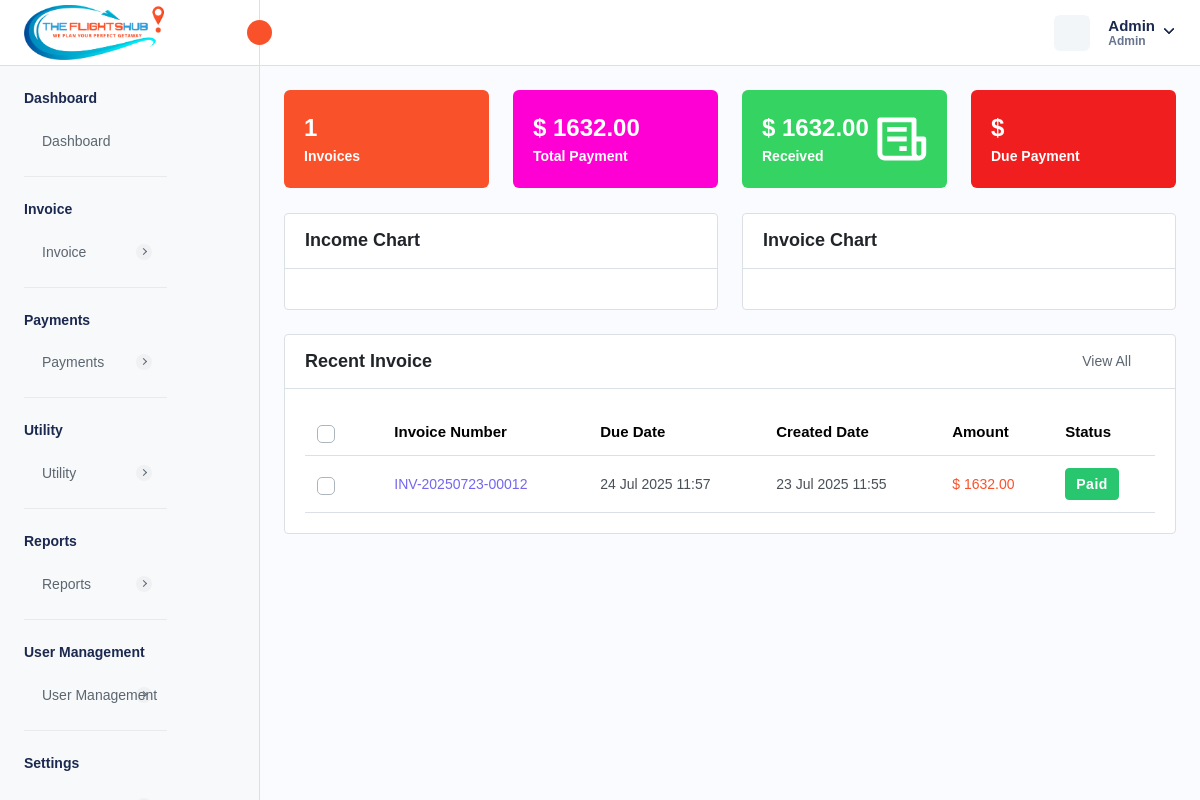
/admin-dashboard.php (signed in), run on an earlier commit of the app's database.
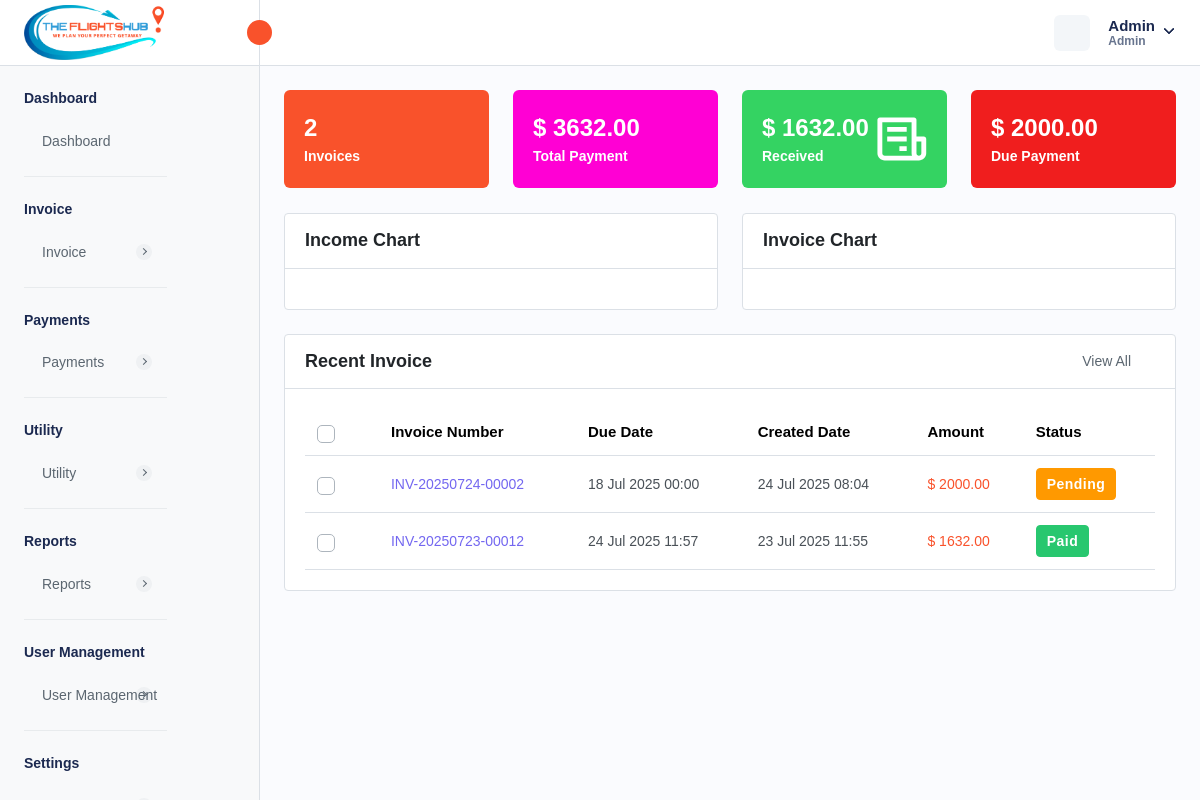
And on a later commit of the database.
### tables this page shows
CREATE TABLE `company_settings` (
  `company_id` int NOT NULL AUTO_INCREMENT,
  `company_name` varchar(255) DEFAULT NULL,
  `company_email` varchar(255) DEFAULT NULL,
  `company_phone` varchar(20) DEFAULT NULL,
  `company_website` varchar(255) DEFAULT NULL,
  `company_logo` varchar(255) DEFAULT NULL,
  `favicon` varchar(255) DEFAULT NULL,
  `address` text,
  `country` varchar(100) DEFAULT NULL,
  `state` varchar(100) DEFAULT NULL,
  `city` varchar(100) DEFAULT NULL,
  `postal_code` varchar(20) DEFAULT NULL,
  `gst_number` varchar(255) DEFAULT NULL,
  `bz_number` varchar(255) DEFAULT NULL,
  `created_at` timestamp NULL DEFAULT CURRENT_TIMESTAMP,
  `updated_at` timestamp NULL DEFAULT CURRENT_TIMESTAMP ON UPDATE CURRENT_TIMESTAMP,
  PRIMARY KEY (`company_id`)
);

CREATE TABLE `localization_settings` (
  `id` int NOT NULL AUTO_INCREMENT,
  `language` varchar(50) DEFAULT 'English',
  `timezone` varchar(100) DEFAULT 'UTC',
  `date_format` varchar(20) DEFAULT 'd M Y',
  `time_format` varchar(10) DEFAULT '12',
  `currency_id` int DEFAULT NULL,
  `created_at` datetime DEFAULT CURRENT_TIMESTAMP,
  `updated_at` datetime DEFAULT CURRENT_TIMESTAMP ON UPDATE CURRENT_TIMESTAMP,
  PRIMARY KEY (`id`)
);

CREATE TABLE `currency` (
  `currency_id` int NOT NULL AUTO_INCREMENT,
  `currency_name` varchar(255) DEFAULT NULL,
  `currency_code` varchar(45) DEFAULT NULL,
  `currency_symbol` varchar(45) DEFAULT NULL,
  `currency_rate` decimal(10,2) DEFAULT NULL,
  `created_at` timestamp NULL DEFAULT CURRENT_TIMESTAMP,
  `updated_at` timestamp NULL DEFAULT NULL,
  `is_active` int DEFAULT '1',
  PRIMARY KEY (`currency_id`)
);

CREATE TABLE `invoice` (
  `invoice_id` int NOT NULL AUTO_INCREMENT,
  `invoice_number` varchar(255) NOT NULL,
  `invoice_title` varchar(255) DEFAULT NULL,
  `payment_method` enum('CREDIT_CARD','DEBIT_CARD','CASH','CASH_DEPOSIT','NET_BANKING','PAYPAL','OTHER') NOT NULL,
  `transaction_id` varchar(255) DEFAULT NULL,
  `status` enum('PAID','PENDING','CANCELLED','REFUNDED') NOT NULL,
  `airline_name` text,
  `travel_date` varchar(45) DEFAULT NULL,
  `due_date` varchar(255) DEFAULT NULL,
  `customer_name` varchar(255) DEFAULT NULL,
  `service_id` json DEFAULT NULL,
  `from_location` text,
  `to_location` text,
  `customer_address` longtext,
  `description` longtext,
  `reminder_enabled` int NOT NULL DEFAULT '0',
  `reminder_count` int NOT NULL DEFAULT '0',
  `organization` varchar(255) DEFAULT NULL,
  `passenger_details` json DEFAULT NULL,
  `total_amount` decimal(10,2) NOT NULL,
  `created_at` timestamp NULL DEFAULT CURRENT_TIMESTAMP,
  `updated_at` timestamp NULL DEFAULT CURRENT_TIMESTAMP ON UPDATE CURRENT_TIMESTAMP,
  `created_by` int NOT NULL,
  `is_active` int NOT NULL DEFAULT '1',
  PRIMARY KEY (`invoice_id`),
  UNIQUE KEY `invoice_number_UNIQUE` (`invoice_number`),
  UNIQUE KEY `transaction_id_UNIQUE` (`transaction_id`)
);

### admin-dashboard.php (the view, shortened to what the rows shown need)
<?php
require './database/config.php';
try {
    $stmtFetchLocalizationSettings = $db->prepare("SELECT * FROM localization_settings INNER JOIN currency ON localization_settings.currency_id = currency.currency_id;");
    $stmtFetchLocalizationSettings->execute();
    $localizationSettings = $stmtFetchLocalizationSettings->get_result()->fetch_array(MYSQLI_ASSOC);
    $stmtFetchCompanySettings = $db->prepare("SELECT * FROM company_settings");
    $stmtFetchCompanySettings->execute();
    $companySettings = $stmtFetchCompanySettings->get_result()->fetch_array(MYSQLI_ASSOC);
    $stmtTotalAmount = $db->prepare("SELECT SUM(total_amount) AS total_payment FROM invoice WHERE is_active = 1 AND status != 'CANCELLED'; ");
    $stmtTotalAmount->execute();
    $totalAmount = $stmtTotalAmount->get_result()->fetch_all(MYSQLI_ASSOC);
    $stmtTotalPaidAmount = $db->prepare('SELECT SUM(total_amount) AS total_paid_payment FROM invoice WHERE status = "PAID" AND is_active = 1');
    $stmtTotalPaidAmount->execute();
    $totalPaidAmount = $stmtTotalPaidAmount->get_result()->fetch_all(MYSQLI_ASSOC);
    $stmtTotalDueAmount = $db->prepare('SELECT SUM(total_amount) AS total_due_payment FROM invoice WHERE status = "PENDING" AND is_active = 1');
    $stmtTotalDueAmount->execute();
    $totalDueAmount = $stmtTotalDueAmount->get_result()->fetch_all(MYSQLI_ASSOC);
    $stmtFetchInvoices = $db->prepare("SELECT
        invoice.*,
        admin.admin_username
        FROM invoice
        LEFT JOIN admin ON admin.admin_id = invoice.created_by
        WHERE invoice.is_active = 1
        ORDER BY invoice.created_at DESC
        LIMIT 10;
        ");
    if ($stmtFetchInvoices->execute()) {
        $invoices = $stmtFetchInvoices->get_result();
    } else {
        $_SESSION['error'] = 'Error for fetching customers';
    }
} catch (Exception $e) {
    $_SESSION['error'] = $e->getMessage();
    header("Location: admin-dashboard.php");
    exit;
}
?>
<!DOCTYPE html>
<html lang="en">
<head>
    <link rel="stylesheet" href="assets/css/bootstrap.min.css">
    <link rel="stylesheet" href="assets/css/bootstrap-datetimepicker.min.css">
    <link rel="stylesheet" href="assets/css/animate.css">
    <link rel="stylesheet" href="assets/plugins/select2/css/select2.min.css">
    <link rel="stylesheet" href="assets/plugins/fontawesome/css/fontawesome.min.css">
    <link rel="stylesheet" href="assets/plugins/fontawesome/css/all.min.css">
    <link rel="stylesheet" href="assets/css/style.css">
</head>
<body>
    <div class="main-wrapper">
        <div class="header">
            <?php require_once("header.php"); ?>
        </div>
        <div class="page-wrapper">
            <div class="content">
                <div class="row">
                    <div class="col-xl-3 col-sm-6 col-12 d-flex">
                        <div class="dash-count das1">
                            <div class="dash-counts">
                                <h4>
                                    <?php echo (isset($localizationSettings["currency_symbol"]) ? $localizationSettings["currency_symbol"] : "$") . " " . $totalAmount[0]['total_payment'];
                                    ?>
                                </h4>
                                <h5><a class="text-white" href="reports.php">Total Payment</a></h5>
                            </div>
                        </div>
                    </div>
                    <div class="col-xl-3 col-sm-6 col-12 d-flex">
                        <div class="dash-count das2">
                            <div class="dash-counts">
                                <h4> <?php echo (isset($localizationSettings["currency_symbol"]) ? $localizationSettings["currency_symbol"] : "$") . " " . $totalPaidAmount['0']['total_paid_payment']; ?>
                                </h4>
                                <h5><a class="text-white" href="reports.php">Received</a></h5>
                            </div>
                        </div>
                    </div>
                    <div class="col-xl-3 col-sm-6 col-12 d-flex">
                        <div class="dash-count das3">
                            <div class="dash-counts">
                                <h4> <?php echo (isset($localizationSettings["currency_symbol"]) ? $localizationSettings["currency_symbol"] : "$") . " " . $totalDueAmount['0']['total_due_payment']; ?>
                                </h4>
                                <h5><a class="text-white" href="reports.php">Due Payment</a></h5>
                            </div>
                        </div>
                    </div>
                </div>
                <div class="card">
                    <div class="card-body">
                        <div class="table-responsive dataview">
                            <table class="table dashboard-expired-products">
                                <thead>
                                    <tr>
                                        <th class="no-sort">
                                            <label class="checkboxs">
                                                <span class="checkmarks"></span>
                                            </label>
                                        </th>
                                        <th>Invoice Number</th>
                                        <th>Due Date</th>
                                        <th>Created Date</th>
                                        <th class="no-sort">Amount</th>
                                        <th>Status</th>
                                    </tr>
                                </thead>
                                <tbody>
                                    <?php foreach ($invoices->fetch_all(MYSQLI_ASSOC) as $invoice) { ?>
                                        <tr>
                                            <td>
                                                <label class="checkboxs">
                                                    <span class="checkmarks"></span>
                                                </label>
                                            </td>
                                            <td class="ref-number"><?php echo $invoice['invoice_number'] ?></td>
                                            <td><?php $date = new DateTime($invoice['due_date']);
                                            echo $date->format(isset($localizationSettings["date_format"]) ? $localizationSettings["date_format"] : "d M Y") ?>
                                            </td>
                                            <td><?php $date = new DateTime($invoice['created_at']);
                                            echo $date->format(isset($localizationSettings["date_format"]) ? $localizationSettings["date_format"] : "d M Y") ?>
                                            </td>
                                            <td class="text-primary">
                                                <?php echo (isset($localizationSettings["currency_symbol"]) ? $localizationSettings["currency_symbol"] : "$") . " " . $invoice['total_amount'] ?>
                                            </td>
                                            <td>
                                                <?php if ($invoice['status'] == 'PAID') { ?>
                                                    <span class="badge badge-lg bg-success">Paid</span>
                                                <?php } elseif ($invoice['status'] == 'CANCELLED') { ?>
                                                    <span class="badge badge-lg bg-danger">Cancelled</span>
                                                <?php } elseif ($invoice['status'] == 'PENDING') { ?>
                                                    <span class="badge badge-lg bg-warning">Pending</span>
                                                <?php } elseif ($invoice['status'] == 'REFUNDED') { ?>
                                                    <span class="badge badge-lg bg-primary">Refunded</span>
                                                <?php } ?>
                                            </td>
                                        </tr>
                                    <?php } ?>
                                </tbody>
                            </table>
                        </div>
                    </div>
                </div>
            </div>
        </div>
    </div>
</body>
</html>

### header.php (shortened to what the rows shown need)
<div class="header">
    <div class="header-left active">
        <a href="admin-dashboard.php" class="logo logo-normal">
            <img src="<?= isset($companySettings['company_logo']) ? $companySettings['company_logo'] : "assets/img/logo/vis-logo.png" ?>" alt="" />
        </a>
    </div>
</div>

What changed in the data, as far as the page shows it:
added invoice: invoice_number "INV-20250724-00002", due_date.date_format "18 Jul 2025 00:00", created_at.date_format "24 Jul 2025 08:04", $localizationSettings["currency_symbol"] "$", total_amount "2000.00", status "Pending"
Also different on the page:
$totalNumberInvoice['0']['total_invoices']: "1" → "2"
$totalAmount[0]['total_payment']: "1632.00" → "3632.00"
$totalDueAmount['0']['total_due_payment']: (not shown) → "2000.00"
